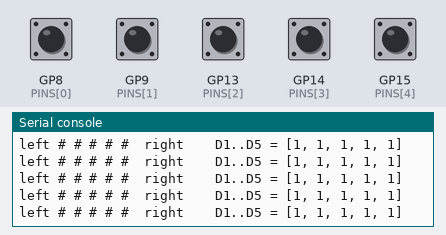
The program below on a simulated Raspberry Pi Pico running MicroPython. Parts: the last lines printed to the serial console. Inputs (shaded band) come from the test bench; at power-on: GP8 (PINS[0]), GP9 (PINS[1]), GP13 (PINS[2]), GP14 (PINS[3]), GP15 (PINS[4]) HIGH.

Above: at 1.2 s.
1.3 s: GP8 (PINS[0]) pulled LOW for 0.25 s
At 1.56 s:
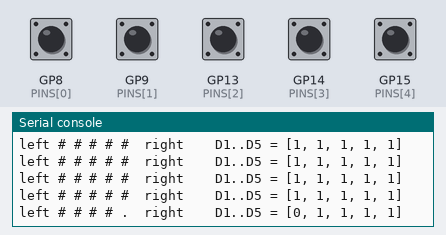
3.0 s: GP9 (PINS[1]) pulled LOW for 0.25 s
At 3.17 s:
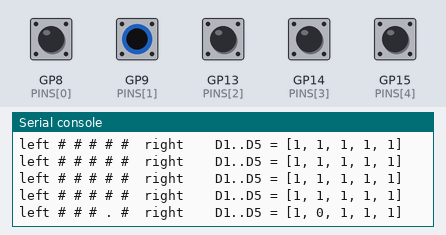
4.7 s: GP13 (PINS[2]) pulled LOW for 0.25 s
At 4.97 s:
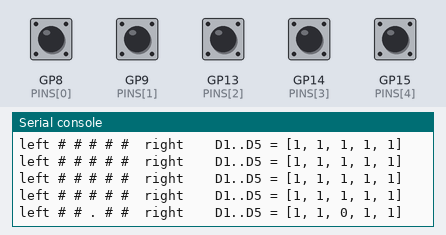
6.4 s: GP14 (PINS[3]) pulled LOW for 0.25 s
At 6.58 s:
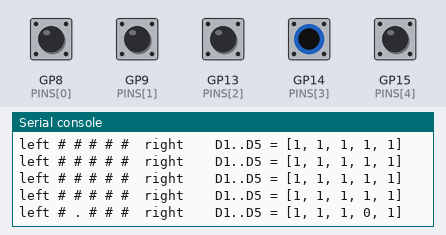
8.1 s: GP15 (PINS[4]) pulled LOW for 0.25 s
At 8.39 s:
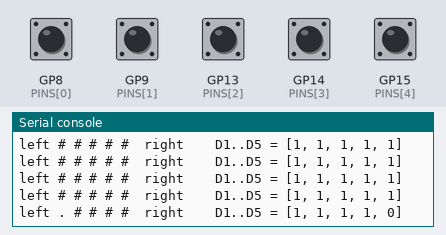
9.8 s: GP8 (PINS[0]) driven LOW and GP9 (PINS[1]) driven LOW
At 9.99 s:
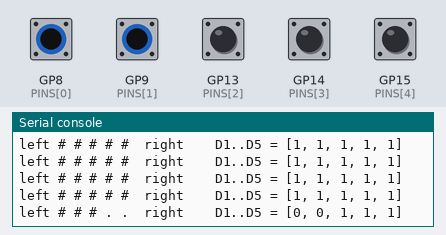

Measured:
- after the input at 1.3 s, the serial console: prints a new line after 0.11 s (image 1)
- after the input at 3.0 s, the serial console: prints a new line at once (image 2)
- after the input at 4.7 s, the serial console: prints a new line after 0.12 s (image 3)
- after the input at 6.4 s, the serial console: prints a new line at once (image 4)
- after the input at 8.1 s, the serial console: prints a new line after 0.13 s (image 5)
- after the input at 9.8 s, the serial console: prints a new line at once (image 6)

The program:

s14_line_monitor.py
```python
# Line sensor monitor: shows what the five sensors see
from machine import Pin
import time

# D1 ... D5 = GP8, GP9, GP13, GP14, GP15 (from RIGHT to LEFT)
PINS = [8, 9, 13, 14, 15]

sensors = []
for p in PINS:
    sensors.append(Pin(p, Pin.IN, Pin.PULL_UP))

while True:
    values = []                      # D1 ... D5
    for s in sensors:
        values.append(s.value())     # 1 = line, 0 = surface

    picture = ""
    for n in range(4, -1, -1):       # D5 (left) first, D1 last
        if values[n] == 1:
            picture = picture + " #"
        else:
            picture = picture + " ."

    print("left" + picture + "  right    D1..D5 =", values)
    time.sleep(0.2)
```
